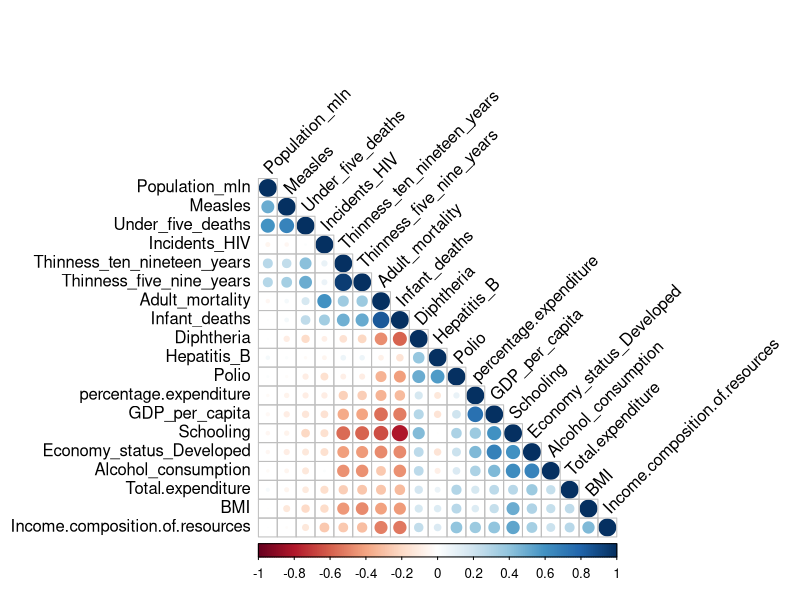

R code for this plot:
## ---- chunk 1
knitr::opts_chunk$set(echo = TRUE)
## ---- chunk 2
library(tidyverse)
library(skimr)
library(here)
library(caret)
library(corrplot)
## ---- chunk 3
data <- read.csv(here("Supervised Learning/data", "Life_Expectancy_Data.csv"))
## ---- chunk 4
skim_without_charts(data)
## ---- chunk 5
data_2014 <- data %>% filter(Year == 2014) %>% select(-c(Year, Region, Country))
## ---- chunk 6
skim_without_charts(data_2014)
## ---- chunk 7
correlation_matrix <- cor(subset(data_2014, select = -Life_expectancy), use = "pairwise.complete.obs")

# Plot the correlation matrix
corrplot(correlation_matrix, method = "circle", type = "lower", order = "hclust", tl.col = "black", tl.srt = 45)

## ---- chunk 8
correlation_with_dependent <- sapply(data_2014[, -which(names(data_2014) == "Life_expectancy")], function(x) cor(x, data_2014[["Life_expectancy"]]))
correlation_with_dependent
## ---- chunk 9
set.seed(212)
## ---- chunk 10
train_index <- createDataPartition(data_2014$Life_expectancy, p = 0.8, list = FALSE)
# Create training set
train_data <- data_2014[train_index, ]
y_train <- train_data[["Life_expectancy"]]
x_train <- subset(train_data, select = -Life_expectancy)
# Create testing set
test_data <- data_2014[-train_index, ]
y_test <- test_data[["Life_expectancy"]]
x_test <- subset(test_data, select = -Life_expectancy)
## ---- chunk 11
full_model <- lm(y_train ~ ., data = x_train)
summary(full_model)
## ---- chunk 12
backward_model <- step(full_model, direction = "backward")
summary(backward_model)
## ---- chunk 13
predictions <- predict(backward_model, newdata = test_data)
mse <- mean((y_test - predictions)^2)
rmse <- sqrt(mse)
rsquared <- R2(predictions, y_test)
print(paste("Mean Squared Error (MSE):", mse))
print(paste("Root Mean Squared Error (RMSE):", rmse))
print(paste("Rsquared of prediction on test data:", rsquared))
